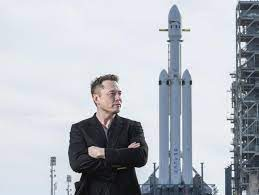
#> input picture elon.jpg, 259 x 195 px
$ jupyter execute --allow-errors 'Deep Learning Lab.ipynb'
#> lines starting #> are read from the running program, lines starting #| are printed output that depends on the picture; after the words box and inside, x2 and y2 are one past the last pixel; in counts of white or black regions, pixels touching at a corner belong together
[cell 1]
#Experiment No 1
#Linear regression

import pandas as pd
import matplotlib.pyplot as plt
from sklearn.model_selection import train_test_split
from sklearn.linear_model import LinearRegression
from sklearn.metrics import mean_squared_error

# Load the dataset
#> (the rest of this cell did not finish here and is left out)

[cell 2]
#Experiment No 2
#image enhancement

import cv2
import matplotlib.pyplot as plt
import numpy as np

# Load the image
image = cv2.imread("elon.jpg")
#> image is the input picture: shape (195, 259, 3); mean B, G, R 192.9, 184.3, 180.7

# Convert the image from RGB TO BGR for proper display with matplotlib
img = cv2.cvtColor(image, cv2.COLOR_RGB2BGR)

# Convert to grayscale
gray = cv2.cvtColor(img, cv2.COLOR_RGB2GRAY)
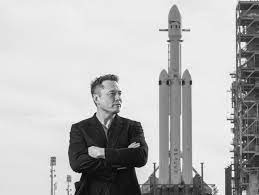
#> gray: shape (195, 259); min 0, max 255, mean 184.2

# Apply histogram equalization
hist = cv2.equalizeHist(gray)
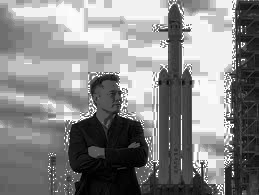
#> hist: shape (195, 259); min 0, max 255, mean 133.5

# Apply Otsu's thresholding
binr = cv2.threshold(gray, 0, 255, cv2.THRESH_BINARY + cv2.THRESH_OTSU)[1]
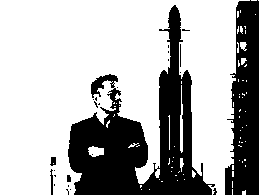
#> binr: shape (195, 259); 68.8% white; 24 black regions (18 under 20 px), largest, box (x1, y1, x2, y2) and area: (68, 5, 215, 195) 10765, (225, 0, 259, 195) 4792, (50, 169, 53, 195) 49, (50, 157, 56, 166) 42, (67, 175, 71, 182) 26, (180, 44, 181, 67) 23

# Perform morphological opening to remove small noise
kernel = np.ones((3, 3), np.uint8)

opening = cv2.morphologyEx(binr, cv2.MORPH_OPEN, kernel, iterations=1)
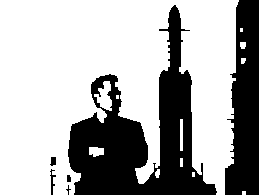
#> opening: shape (195, 259); 67.6% white; 6 black regions (1 under 20 px), largest, box (x1, y1, x2, y2) and area: (68, 5, 217, 195) 11235, (225, 0, 259, 195) 4993, (50, 169, 56, 195) 61, (50, 157, 56, 166) 43, (67, 175, 71, 182) 26

# Plotting the results


plt.subplot(2, 2, 1)
plt.title("Original Image")
plt.imshow(img)
plt.axis('off')

plt.subplot(2, 2, 2)
plt.title("Grayscale Image")
plt.imshow(gray, cmap='gray')
plt.axis('off')

plt.subplot(2, 2, 3)
plt.title("Histogram Equalization")
plt.imshow(hist, cmap='gray')
plt.axis('off')

plt.subplot(2, 2, 4)
plt.title("Morphological Opening")
plt.imshow(opening, cmap='gray')
plt.axis('off')

plt.tight_layout()
plt.show()
